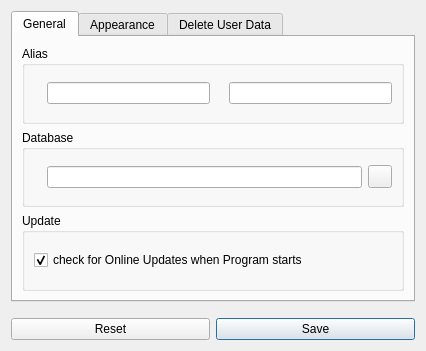
<?xml version="1.0" encoding="UTF-8"?>
<ui version="4.0">
 <class>Dialog_Setup</class>
 <widget class="QDialog" name="Dialog_Setup">
  <property name="geometry">
   <rect>
    <x>0</x>
    <y>0</y>
    <width>426</width>
    <height>351</height>
   </rect>
  </property>
  <property name="windowTitle">
   <string>Setup</string>
  </property>
  <property name="windowIcon">
   <iconset resource="../obpm.qrc">
    <normaloff>:/png/png/setup.png</normaloff>:/png/png/setup.png</iconset>
  </property>
  <property name="modal">
   <bool>true</bool>
  </property>
  <layout class="QVBoxLayout" name="verticalLayout">
   <item>
    <widget class="QTabWidget" name="tabWidget">
     <property name="currentIndex">
      <number>0</number>
     </property>
     <widget class="QWidget" name="tab_1">
      <attribute name="icon">
       <iconset resource="../obpm.qrc">
        <normaloff>:/png/png/general.png</normaloff>:/png/png/general.png</iconset>
      </attribute>
      <attribute name="title">
       <string>General</string>
      </attribute>
      <layout class="QVBoxLayout" name="verticalLayout_4">
       <item>
        <widget class="QGroupBox" name="groupBox_3">
         <property name="title">
          <string>Alias</string>
         </property>
         <layout class="QHBoxLayout" name="horizontalLayout_4">
          <item>
           <widget class="QLabel" name="label_6">
            <property name="text">
             <string/>
            </property>
            <property name="pixmap">
             <pixmap resource="../obpm.qrc">:/png/png/user1.png</pixmap>
            </property>
           </widget>
          </item>
          <item>
           <widget class="QLineEdit" name="lineEdit_user1">
            <property name="toolTip">
             <string>enter name for user 1</string>
            </property>
            <property name="text">
             <string/>
            </property>
            <property name="alignment">
             <set>Qt::AlignCenter</set>
            </property>
           </widget>
          </item>
          <item>
           <widget class="QLabel" name="label_7">
            <property name="text">
             <string/>
            </property>
            <property name="pixmap">
             <pixmap resource="../obpm.qrc">:/png/png/user2.png</pixmap>
            </property>
           </widget>
          </item>
          <item>
           <widget class="QLineEdit" name="lineEdit_user2">
            <property name="toolTip">
             <string>enter name for user 2</string>
            </property>
            <property name="text">
             <string/>
            </property>
            <property name="alignment">
             <set>Qt::AlignCenter</set>
            </property>
           </widget>
          </item>
         </layout>
        </widget>
       </item>
       <item>
        <widget class="QGroupBox" name="groupBox_4">
         <property name="title">
          <string>Database</string>
         </property>
         <layout class="QHBoxLayout" name="horizontalLayout_5">
          <item>
           <widget class="QLabel" name="label_8">
            <property name="text">
             <string/>
            </property>
            <property name="pixmap">
             <pixmap resource="../obpm.qrc">:/png/png/database.png</pixmap>
            </property>
           </widget>
          </item>
          <item>
           <widget class="QLineEdit" name="lineEdit_db">
            <property name="toolTip">
             <string>current database location</string>
            </property>
            <property name="alignment">
             <set>Qt::AlignCenter</set>
            </property>
            <property name="readOnly">
             <bool>true</bool>
            </property>
           </widget>
          </item>
          <item>
           <widget class="QToolButton" name="toolButton_db">
            <property name="toolTip">
             <string>choose database location</string>
            </property>
            <property name="text">
             <string/>
            </property>
            <property name="icon">
             <iconset resource="../obpm.qrc">
              <normaloff>:/png/png/folder.png</normaloff>:/png/png/folder.png</iconset>
            </property>
           </widget>
          </item>
         </layout>
        </widget>
       </item>
       <item>
        <widget class="QGroupBox" name="groupBox">
         <property name="title">
          <string>Update</string>
         </property>
         <layout class="QHBoxLayout" name="horizontalLayout_3">
          <item>
           <widget class="QCheckBox" name="checkBox_update">
            <property name="toolTip">
             <string>online update on/off</string>
            </property>
            <property name="text">
             <string>check for Online Updates when Program starts</string>
            </property>
            <property name="icon">
             <iconset resource="../obpm.qrc">
              <normaloff>:/png/png/work.png</normaloff>:/png/png/work.png</iconset>
            </property>
            <property name="checked">
             <bool>true</bool>
            </property>
           </widget>
          </item>
         </layout>
        </widget>
       </item>
      </layout>
     </widget>
     <widget class="QWidget" name="tab_2">
      <attribute name="icon">
       <iconset resource="../obpm.qrc">
        <normaloff>:/png/png/appearance.png</normaloff>:/png/png/appearance.png</iconset>
      </attribute>
      <attribute name="title">
       <string>Appearance</string>
      </attribute>
      <layout class="QVBoxLayout" name="verticalLayout_5">
       <item>
        <widget class="QGroupBox" name="groupBox_1">
         <property name="title">
          <string>Defaults</string>
         </property>
         <layout class="QVBoxLayout" name="verticalLayout_3">
          <item>
           <layout class="QGridLayout" name="gridLayout">
            <item row="0" column="3">
             <widget class="QLabel" name="label_sys">
              <property name="text">
               <string notr="true">135</string>
              </property>
              <property name="alignment">
               <set>Qt::AlignCenter</set>
              </property>
             </widget>
            </item>
            <item row="2" column="3">
             <widget class="QLabel" name="label_bpm">
              <property name="text">
               <string notr="true">80</string>
              </property>
              <property name="alignment">
               <set>Qt::AlignCenter</set>
              </property>
             </widget>
            </item>
            <item row="2" column="0">
             <widget class="QLabel" name="label_3">
              <property name="text">
               <string/>
              </property>
              <property name="pixmap">
               <pixmap resource="../obpm.qrc">:/png/png/bpm.png</pixmap>
              </property>
             </widget>
            </item>
            <item row="0" column="2">
             <widget class="QSlider" name="horizontalSlider_sys">
              <property name="toolTip">
               <string>modify medical specifications</string>
              </property>
              <property name="minimum">
               <number>115</number>
              </property>
              <property name="maximum">
               <number>155</number>
              </property>
              <property name="pageStep">
               <number>5</number>
              </property>
              <property name="value">
               <number>135</number>
              </property>
              <property name="orientation">
               <enum>Qt::Horizontal</enum>
              </property>
             </widget>
            </item>
            <item row="2" column="2">
             <widget class="QSlider" name="horizontalSlider_bpm">
              <property name="toolTip">
               <string>modify medical specifications</string>
              </property>
              <property name="minimum">
               <number>60</number>
              </property>
              <property name="maximum">
               <number>100</number>
              </property>
              <property name="pageStep">
               <number>5</number>
              </property>
              <property name="value">
               <number>80</number>
              </property>
              <property name="orientation">
               <enum>Qt::Horizontal</enum>
              </property>
             </widget>
            </item>
            <item row="1" column="0">
             <widget class="QLabel" name="label_2">
              <property name="text">
               <string/>
              </property>
              <property name="pixmap">
               <pixmap resource="../obpm.qrc">:/png/png/dia.png</pixmap>
              </property>
             </widget>
            </item>
            <item row="1" column="2">
             <widget class="QSlider" name="horizontalSlider_dia">
              <property name="toolTip">
               <string>modify medical specifications</string>
              </property>
              <property name="minimum">
               <number>65</number>
              </property>
              <property name="maximum">
               <number>105</number>
              </property>
              <property name="pageStep">
               <number>5</number>
              </property>
              <property name="value">
               <number>85</number>
              </property>
              <property name="orientation">
               <enum>Qt::Horizontal</enum>
              </property>
             </widget>
            </item>
            <item row="1" column="3">
             <widget class="QLabel" name="label_dia">
              <property name="text">
               <string notr="true">85</string>
              </property>
              <property name="alignment">
               <set>Qt::AlignCenter</set>
              </property>
             </widget>
            </item>
            <item row="0" column="0">
             <widget class="QLabel" name="label_1">
              <property name="text">
               <string/>
              </property>
              <property name="pixmap">
               <pixmap resource="../obpm.qrc">:/png/png/sys.png</pixmap>
              </property>
             </widget>
            </item>
            <item row="0" column="1">
             <widget class="QLabel" name="label">
              <property name="text">
               <string notr="true">SYS</string>
              </property>
              <property name="alignment">
               <set>Qt::AlignCenter</set>
              </property>
             </widget>
            </item>
            <item row="1" column="1">
             <widget class="QLabel" name="label_4">
              <property name="text">
               <string notr="true">DIA</string>
              </property>
              <property name="alignment">
               <set>Qt::AlignCenter</set>
              </property>
             </widget>
            </item>
            <item row="2" column="1">
             <widget class="QLabel" name="label_5">
              <property name="text">
               <string notr="true">BPM</string>
              </property>
              <property name="alignment">
               <set>Qt::AlignCenter</set>
              </property>
             </widget>
            </item>
           </layout>
          </item>
         </layout>
        </widget>
       </item>
       <item>
        <widget class="QGroupBox" name="groupBox_2">
         <property name="title">
          <string>Printout</string>
         </property>
         <layout class="QVBoxLayout" name="verticalLayout_2">
          <item>
           <widget class="QCheckBox" name="checkBox_psd">
            <property name="toolTip">
             <string>single diagram on/off</string>
            </property>
            <property name="text">
             <string>Blood Pressure &amp;&amp; Heart Rate on single Page</string>
            </property>
            <property name="icon">
             <iconset resource="../obpm.qrc">
              <normaloff>:/png/png/pages.png</normaloff>:/png/png/pages.png</iconset>
            </property>
            <property name="checked">
             <bool>true</bool>
            </property>
           </widget>
          </item>
          <item>
           <widget class="QCheckBox" name="checkBox_pot">
            <property name="toolTip">
             <string>table overview on/off</string>
            </property>
            <property name="text">
             <string>include Table Overview with Measurements</string>
            </property>
            <property name="icon">
             <iconset resource="../obpm.qrc">
              <normaloff>:/png/png/table.png</normaloff>:/png/png/table.png</iconset>
            </property>
           </widget>
          </item>
          <item>
           <widget class="QCheckBox" name="checkBox_ihb">
            <property name="toolTip">
             <string>Irregular beat  on/off</string>
            </property>
            <property name="text">
             <string>Include irregular heart beat in graph</string>
            </property>
            <property name="icon">
             <iconset resource="../obpm.qrc">
              <normaloff>:/png/png/heart1.png</normaloff>:/png/png/heart1.png</iconset>
            </property>
           </widget>
          </item>
         </layout>
        </widget>
       </item>
      </layout>
     </widget>
     <widget class="QWidget" name="tab_3">
      <attribute name="icon">
       <iconset resource="../obpm.qrc">
        <normaloff>:/png/png/work.png</normaloff>:/png/png/work.png</iconset>
      </attribute>
      <attribute name="title">
       <string>Delete User Data</string>
      </attribute>
      <layout class="QGridLayout" name="gridLayout_3">
       <item row="0" column="0">
        <layout class="QGridLayout" name="gridLayout_2">
         <item row="0" column="0">
          <widget class="QLabel" name="label_9">
           <property name="frameShape">
            <enum>QFrame::Box</enum>
           </property>
           <property name="text">
            <string>&lt;html&gt;&lt;head/&gt;&lt;body&gt;&lt;p align=&quot;center&quot;&gt;Take care!! &lt;/p&gt;&lt;p align=&quot;center&quot;&gt;You are about to delete the &lt;/p&gt;&lt;p align=&quot;center&quot;&gt;database table for a dedicated user.&lt;/p&gt;&lt;p align=&quot;center&quot;&gt;All user info will be lost !!&lt;/p&gt;&lt;/body&gt;&lt;/html&gt;</string>
           </property>
          </widget>
         </item>
         <item row="1" column="0">
          <widget class="QPushButton" name="deluser1">
           <property name="text">
            <string>Delete User 1 data </string>
           </property>
           <property name="icon">
            <iconset resource="../obpm.qrc">
             <normaloff>:/png/png/user1.png</normaloff>:/png/png/user1.png</iconset>
           </property>
           <property name="autoDefault">
            <bool>true</bool>
           </property>
           <property name="default">
            <bool>false</bool>
           </property>
          </widget>
         </item>
         <item row="2" column="0">
          <widget class="QPushButton" name="deluser2">
           <property name="text">
            <string>Delete User 2 data</string>
           </property>
           <property name="icon">
            <iconset resource="../obpm.qrc">
             <normaloff>:/png/png/user2.png</normaloff>:/png/png/user2.png</iconset>
           </property>
           <property name="autoDefault">
            <bool>true</bool>
           </property>
           <property name="default">
            <bool>false</bool>
           </property>
          </widget>
         </item>
        </layout>
       </item>
      </layout>
     </widget>
    </widget>
   </item>
   <item>
    <layout class="QHBoxLayout" name="horizontalLayout_2">
     <property name="topMargin">
      <number>10</number>
     </property>
     <item>
      <widget class="QPushButton" name="pushButton_reset">
       <property name="toolTip">
        <string>reset settings to defaults</string>
       </property>
       <property name="text">
        <string>Reset</string>
       </property>
       <property name="icon">
        <iconset resource="../obpm.qrc">
         <normaloff>:/png/png/reset.png</normaloff>:/png/png/reset.png</iconset>
       </property>
      </widget>
     </item>
     <item>
      <widget class="QPushButton" name="pushButton_save">
       <property name="toolTip">
        <string>save settings</string>
       </property>
       <property name="text">
        <string>Save</string>
       </property>
       <property name="icon">
        <iconset resource="../obpm.qrc">
         <normaloff>:/png/png/save.png</normaloff>:/png/png/save.png</iconset>
       </property>
       <property name="default">
        <bool>true</bool>
       </property>
      </widget>
     </item>
    </layout>
   </item>
  </layout>
 </widget>
 <resources>
  <include location="../obpm.qrc"/>
 </resources>
 <connections/>
</ui>
